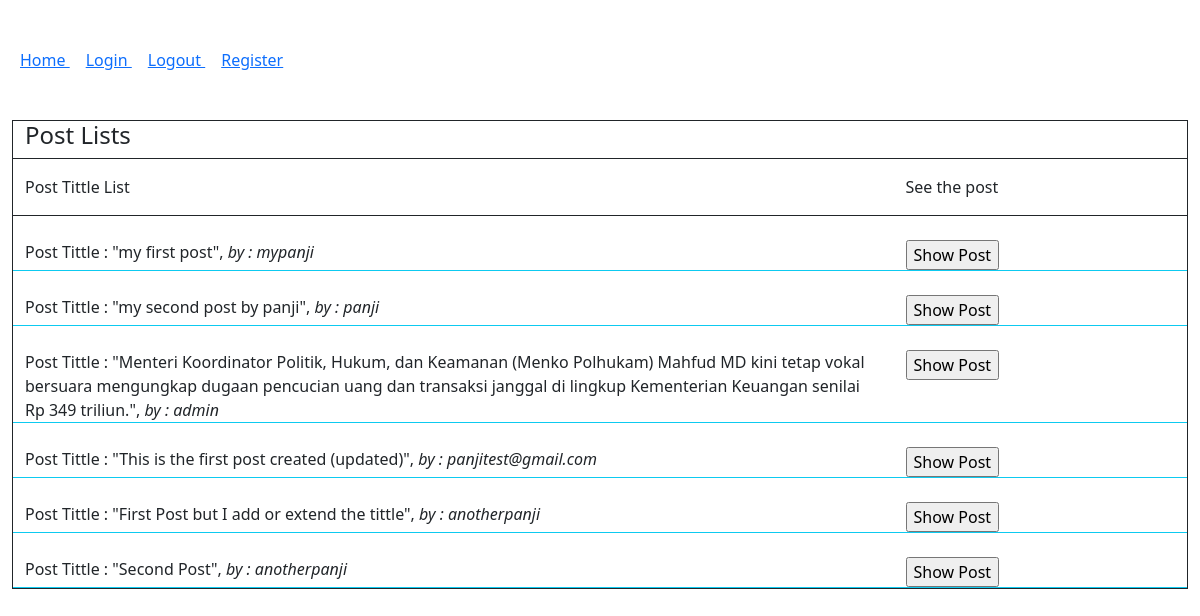
Before: /forum/ with the older database file.
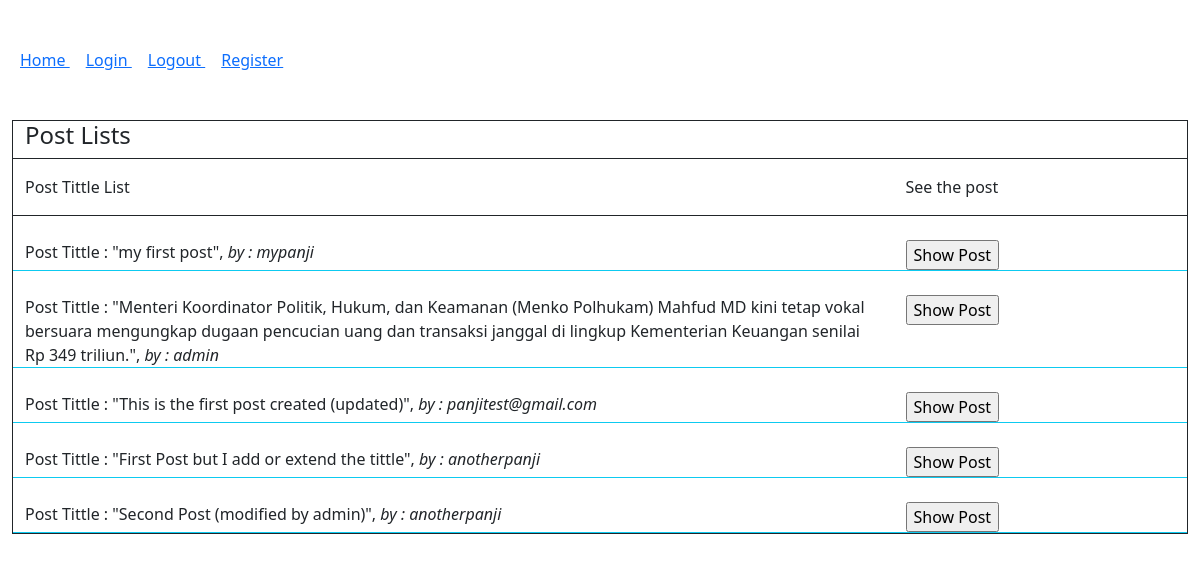
After: the same page with the newer database file.
### polls/models.py (models this page shows)
class forumPost(models.Model):
    id_post = models.AutoField(auto_created=True,primary_key=True)
    username = models.ForeignKey(User,on_delete=models.CASCADE)
    postTittle = models.CharField(max_length=50, null=True)
    postText = models.TextField()

### polls/views.py (the view)
# urls.py: path('',views.index,name='index')
def index(request):
    context = {}
    postList = forumPost.objects.all()
    context['postList'] = postList
    return render(request,'polls/index.html',context)

### polls/templates/polls/index.html (shortened to what this page needs)
<!DOCTYPE html>
<html lang="en">
<head>
    {% load bootstrap5 %}
    {% bootstrap_css %}
</head>
<body>
    <div class="container-fluid">
        <div class="row mt-5 mb-3">
            <div class="col">
                <a href="/forum" class="p-2"> Home </a>
                <a href="/forum/login" class="p-2"> Login </a>
                <a href="/forum/logout" class="p-2"> Logout </a>
                <a href="/forum/register" class="p-2"> Register </a>
            </div>
        </div>
        <div class="row mb-5 mt-5">
            <div class="col">
                <div class="container-fluid border border-dark">
                    <h4>Post Lists</h4>
                    <div class="row pt-3 border-top border-bottom border-dark">
                        <div class="col-9">
                            <p>Post Tittle List</p>
                        </div>
                        <div class="col-3">
                            <p>See the post</p>
                        </div>
                    </div>
                {% for data in postList %}
                    <div class="row pt-4 border-bottom border-info">
                        <div class="col-9">
                            Post Tittle : "{{ data.postTittle }}", <i>by : {{ data.username.username }}</i>
                        </div>
                        <div class="col-3">
                            <form action="/forum/viewpost" method="GET">
                                <input type="submit" value="Show Post">
                            </form>
                        </div>
                    </div>
                {% endfor %}
                </div>
            </div>
        </div>
    </div>
</body>
</html>

Changed rows visible on the page:
removed forumPost: postTittle "my second post by panji", username.username "panji"
changed forumPost: postTittle "Second Post" → "Second Post (modified by admin)"
